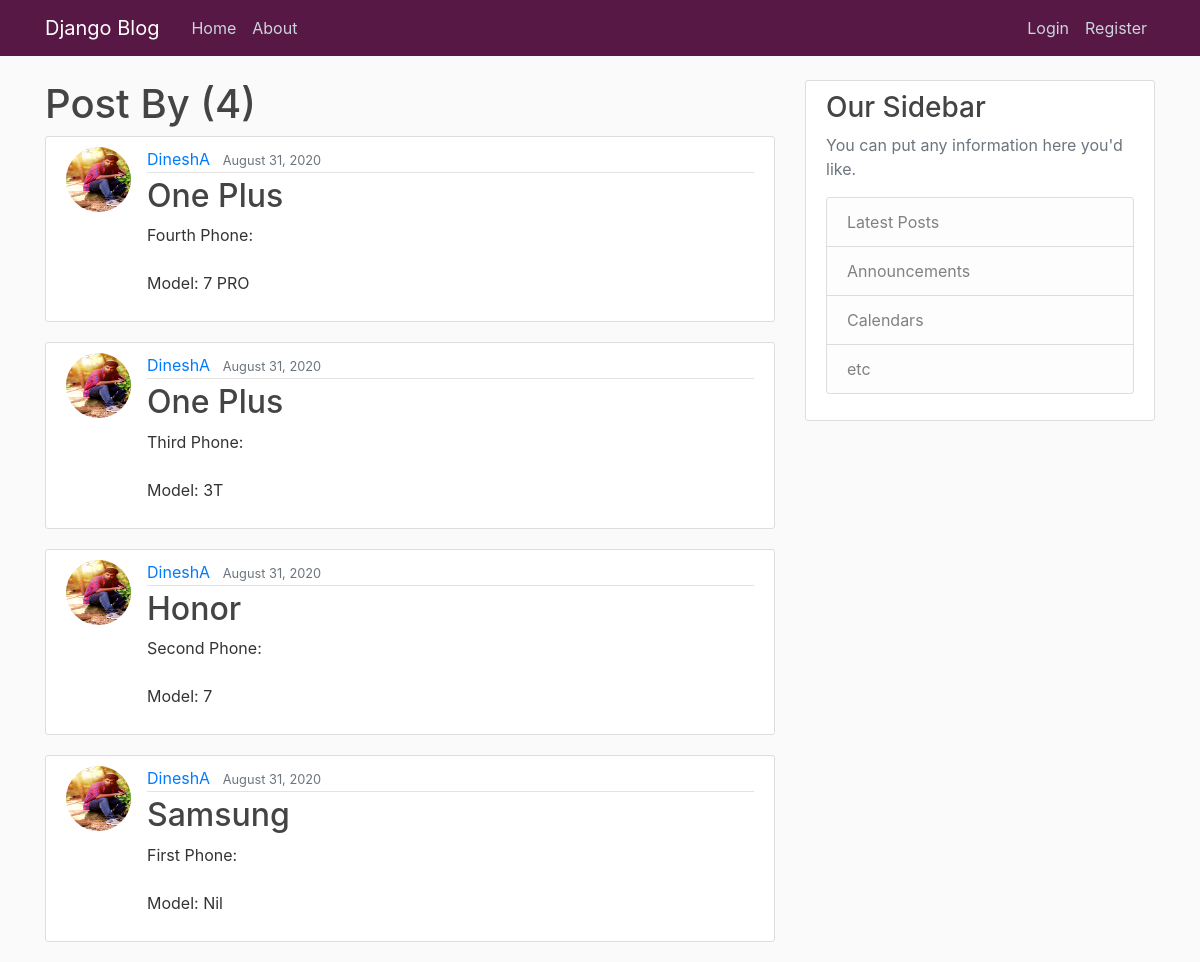
Screenshot of /user/DineshA with the database file from the repository.
### blog/models.py (models this page shows, shortened)
class Post(models.Model):
	product = models.CharField(max_length=100)
	content = models.TextField()
	date_product = models.DateTimeField(default=timezone.now) #auto_now_add=True
	owner = models.ForeignKey(User,on_delete=models.CASCADE) #if the user is deleted also the post will be deleted. User is a table.

### users/models.py (models this page shows, shortened)
class Profile(models.Model) :
	user = models.OneToOneField(User,on_delete=models.CASCADE)
	image = models.ImageField(default='default.jpg',upload_to='profile_pics')

### blog/views.py (the view)
# urls.py: path('user/<str:username>', UserPostListView.as_view(),name='user-posts'),
class UserPostListView(ListView):
	model = Post
	template_name = 'blog/user_posts.html'
	context_object_name='posts'
	paginate_by = 5
	def get_queryset(self):
		user = get_object_or_404(User,username=self.kwargs.get('username'))
		return Post.objects.filter(owner=user).order_by('-date_product')

### blog/templates/blog/user_posts.html (shortened to what this page needs)
{% extends "blog/base.html" %}
{% block content %}
  <h1 classs="mb-3">Post By {{views.kwargs.username}} ({{page_obj.paginator.count}})</h1>
  {% for post in posts %}
	<article class="media content-section">
		<img class="rounded-circle article-img" src="{{post.owner.profile.image.url}}">
		  <div class="media-body">
		    <div class="article-metadata">
		      <a class="mr-2" href="{% url 'user-posts' post.owner.username %}">{{ post.owner }}</a>
		      <small class="text-muted">{{ post.date_product|date:"F d, Y" }}</small>
		    </div>
		    <h2><a class="article-title" href="{% url 'post-detail' post.id %}">{{ post.product}}</a></h2>
		    <p class="article-content">{{ post.content}}</p>
		  </div>
		</article>
   {% endfor %}
{%endblock content%}

### blog/templates/blog/base.html (shortened to what this page needs)
{%load static%}
<!DOCTYPE html>
<html>
<head>
    <link rel="stylesheet" href="https://maxcdn.bootstrapcdn.com/bootstrap/4.0.0/css/bootstrap.min.css">
    <link rel="stylesheet" type="text/css" href="{%static 'blog/main.css'%}">
</head>
<body>
	<header class="site-header">
	  <nav class="navbar navbar-expand-md navbar-dark bg-steel fixed-top">
	    <div class="container">
	      <a class="navbar-brand mr-4" href="{% url 'blog-home'%}">Django Blog</a>
	      <div class="collapse navbar-collapse" id="navbarToggle">
	        <div class="navbar-nav mr-auto">
	          <a class="nav-item nav-link" href="{% url 'blog-home'%}">Home</a>
	          <a class="nav-item nav-link" href="{% url 'blog-about'%}">About</a>
	        </div>
	        <div class="navbar-nav">
	        	{% if user.is_authenticated %}
	        		<a class="nav-item nav-link" href="{% url 'post-create' %}">New Post</a>
	        		<a class="nav-item nav-link" href="{% url 'profile' %}">Profile</a>
	        		<a class="nav-item nav-link" href="{% url 'logout' %}">Logout {{user}}</a>
	        	{% else %}
	          		<a class="nav-item nav-link" href="{% url 'login' %}">Login</a>
	          		<a class="nav-item nav-link" href="{% url 'register' %}">Register</a>
	       		 {% endif %}
	        </div>
	      </div>
	    </div>
	  </nav>
	</header>
	<main role="main" class="container">
	  <div class="row">
	    <div class="col-md-8">
	      {% block content %}{% endblock %}
	    </div>
	    <div class="col-md-4">
	      <div class="content-section">
	        <h3>Our Sidebar</h3>
	        <p class='text-muted'>You can put any information here you'd like.
	          <ul class="list-group">
	            <li class="list-group-item list-group-item-light">Latest Posts</li>
	            <li class="list-group-item list-group-item-light">Announcements</li>
	            <li class="list-group-item list-group-item-light">Calendars</li>
	            <li class="list-group-item list-group-item-light">etc</li>
	          </ul>
	        </p>
	      </div>
	    </div>
	  </div>
	</main>
</body>
</html>

### blog/static/blog/main.css (style rules this page uses)
body { background: #fafafa; color: #333333; margin-top: 5rem; }
h1, h2, h3, h4, h5, h6 { color: #444444; }
ul { margin: 0; }
.bg-steel { background-color: #581845; }
.site-header .navbar-nav .nav-link { color: #cbd5db; }
.content-section { background: #ffffff; padding: 10px 20px; border: 1px solid #dddddd; border-radius: 3px; margin-bottom: 20px; }
.article-title { color: #444444; }
.article-content { white-space: pre-line; }
.article-img { height: 65px; width: 65px; margin-right: 16px; }
.article-metadata { padding-bottom: 1px; margin-bottom: 4px; border-bottom: 1px solid #e3e3e3 }

### rows the page displays
Post: owner.profile.image (picture), owner "DineshA", date_product "August 31, 2020", product "One Plus", content "Fourth Phone: Model: 7 PRO"
Post: owner.profile.image (picture), owner "DineshA", date_product "August 31, 2020", product "One Plus", content "Third Phone: Model: 3T"
Post: owner.profile.image (picture), owner "DineshA", date_product "August 31, 2020", product "Honor", content "Second Phone: Model: 7"
Post: owner.profile.image (picture), owner "DineshA", date_product "August 31, 2020", product "Samsung", content "First Phone: Model: Nil"

### other values shown
{{ page_obj.paginator.count }} "4"
